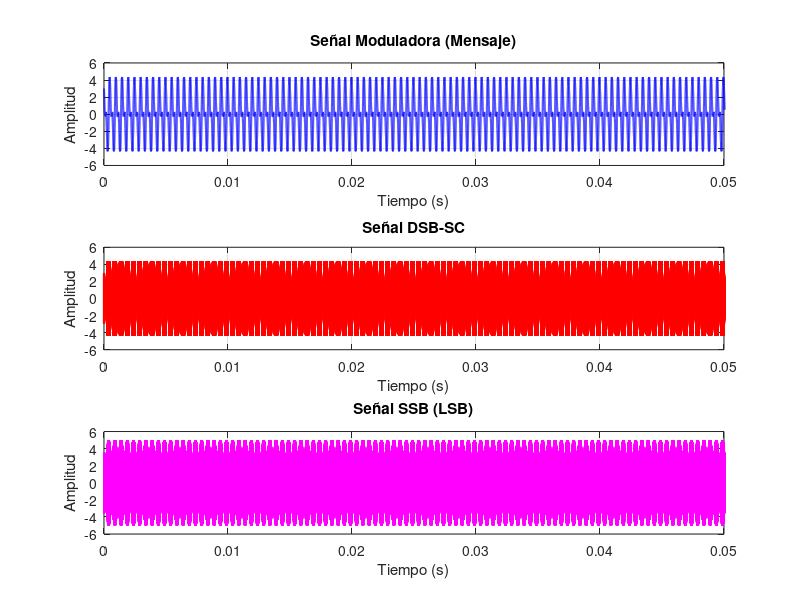
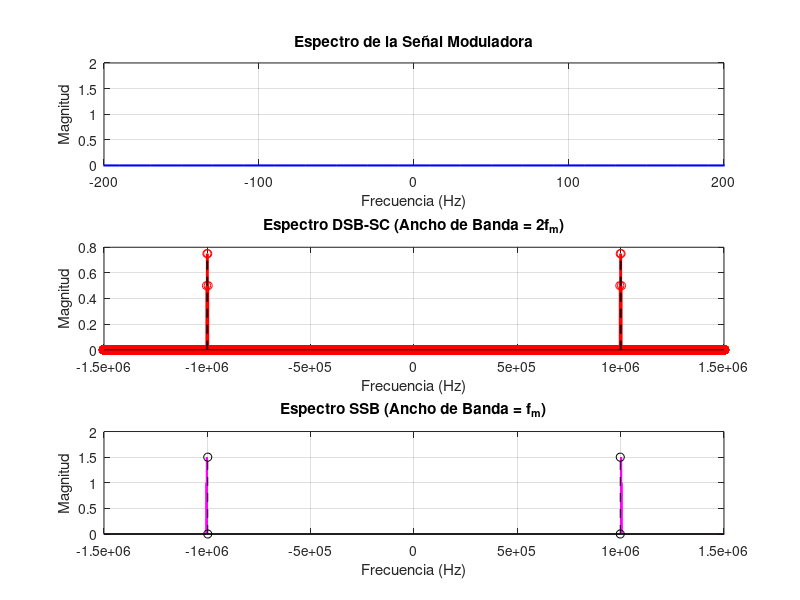

Write the MATLAB code that produced these figures, in order.
%% CONFIGURACION INICIAL
clc; clear; close all;
fs = 10000000;                 % Frecuencia de muestreo
t = 0:1/fs:0.1-1/fs;         % Vector de tiempo (100 ms)
N = length(t);               % Numero de muestras

%% PARAMETROS DE SENALES
% Portadora
fc = 1000000;                   % Frecuencia portadora
Ac = 1;                      % Amplitud portadora

% Moduladora (mensaje)
fm = 2000;                    % Frecuencia mensaje
Am = 3;                      % Amplitud mensaje
% m = Am*cos(2*pi*fm*t);       % Senal moduladora
m = Am*cos(2*pi*fm*t) - 2*sin(2*pi*2*fm*t);       % Senal moduladora

%% GENERACION DE SENALES
% Portadora
c = Ac*cos(2*pi*fc*t);

% DSB-SC
dsb_sc = m .* c;

% SSB (Metodo de filtrado)
filtro_pb = fir1(100, 1100/(fs/2), 'high');  % Filtro pasa bajos
hilbert_m = imag(hilbert(m));   % Transformada de Hilbert
ssb_usb = (m.*cos(2*pi*fc*t) - (hilbert_m.*sin(2*pi*fc*t)));
ssb_usb = filter(filtro_pb, 1, ssb_usb); % Filtrado final

%% VISUALIZACION TIEMPO
figure('Name','Dominio Temporal','NumberTitle','off');
subplot(3,1,1);
plot(t, m, 'b', 'LineWidth', 1.5);
title('Señal Moduladora (Mensaje)');
xlabel('Tiempo (s)'); ylabel('Amplitud');
xlim([0 0.05]); grid on;

subplot(3,1,2);
plot(t, dsb_sc, 'r', 'LineWidth', 1.5);
title('Señal DSB-SC');
xlabel('Tiempo (s)'); ylabel('Amplitud');
xlim([0 0.05]); grid on;

subplot(3,1,3);
plot(t, ssb_usb, 'm', 'LineWidth', 1.5);
title('Señal SSB (LSB)');
xlabel('Tiempo (s)'); ylabel('Amplitud');
xlim([0 0.05]); grid on;

%% ANALISIS ESPECTRAL
f = (-fs/2:fs/N:fs/2-fs/N);  % Vector de frecuencia

% Calculo de FFT
M = abs(fftshift(fft(m)/N));
DSB_SC = abs(fftshift(fft(dsb_sc)/N));
SSB_LSB = abs(fftshift(fft(ssb_usb)/N));

% Graficas
figure('Name','Dominio Frecuencia','NumberTitle','off');
subplot(3,1,1);
plot(f, M, 'b', 'LineWidth', 1.5);
title('Espectro de la Señal Moduladora');
xlabel('Frecuencia (Hz)'); ylabel('Magnitud');
xlim([-200 200]); grid on;

subplot(3,1,2);
stem(f, DSB_SC, 'r', 'LineWidth', 1.5);
title('Espectro DSB-SC (Ancho de Banda = 2f_m)');
xlabel('Frecuencia (Hz)'); ylabel('Magnitud');
xlim([-1.5*fc 1.5*fc]); grid on;
hold on;

plot([fc+fm fc+fm], [0 max(DSB_SC)], 'k--');
plot([fc-fm fc-fm], [0 max(DSB_SC)], 'k--');
plot([-fc-fm -fc-fm], [0 max(DSB_SC)], 'k--');
plot([-fc+fm -fc+fm], [0 max(DSB_SC)], 'k--');
hold off;

subplot(3,1,3);
plot(f, SSB_LSB, 'm', 'LineWidth', 1.5);
title('Espectro SSB (Ancho de Banda = f_m)');
xlabel('Frecuencia (Hz)'); ylabel('Magnitud');
xlim([-1.5*fc 1.5*fc]); grid on;
hold on;

stem([fc-fm fc-fm], [0 max(SSB_LSB)], 'k--');
stem([-fc+fm -fc+fm], [0 max(SSB_LSB)], 'k--');
hold off;